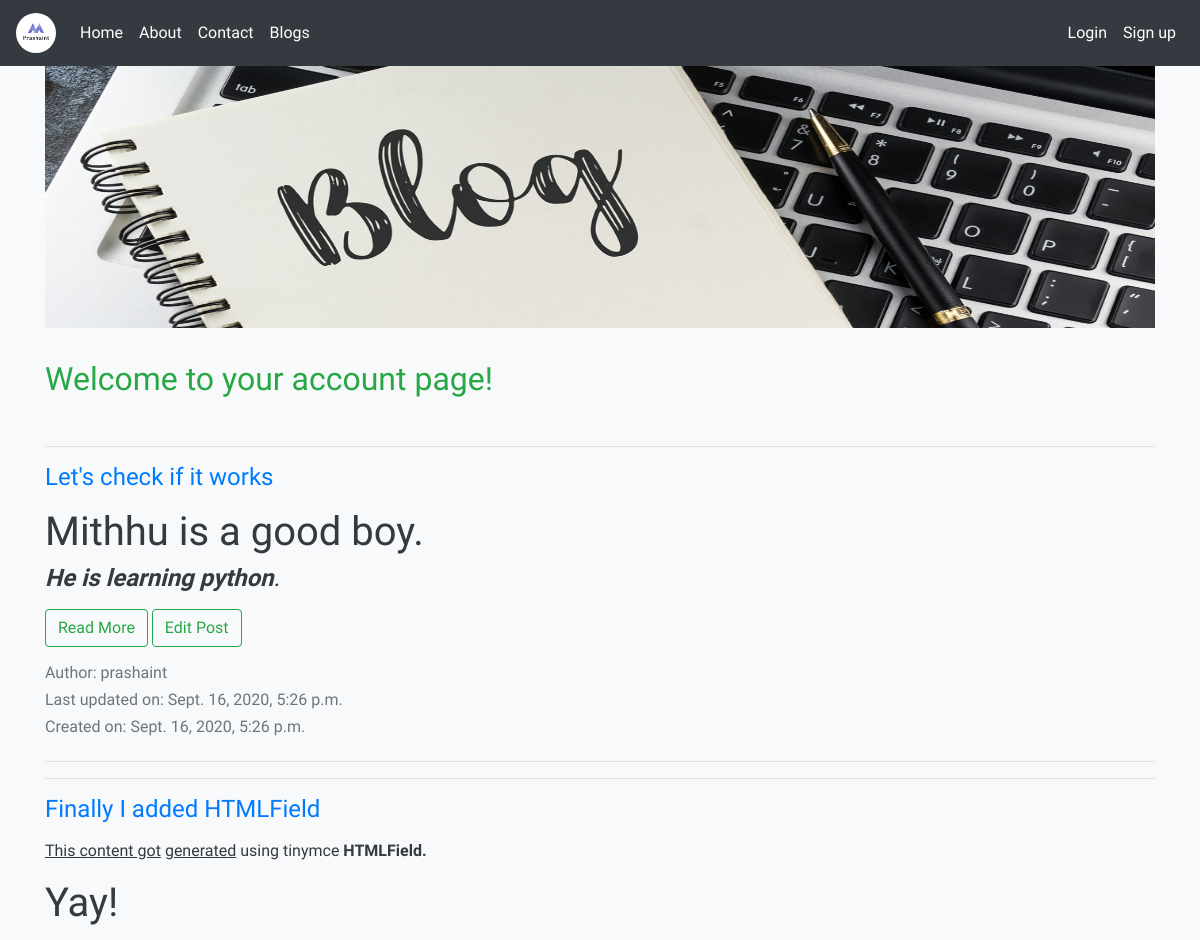
The app's page /blogs/curr_user_blogs/ (upper part), older data.
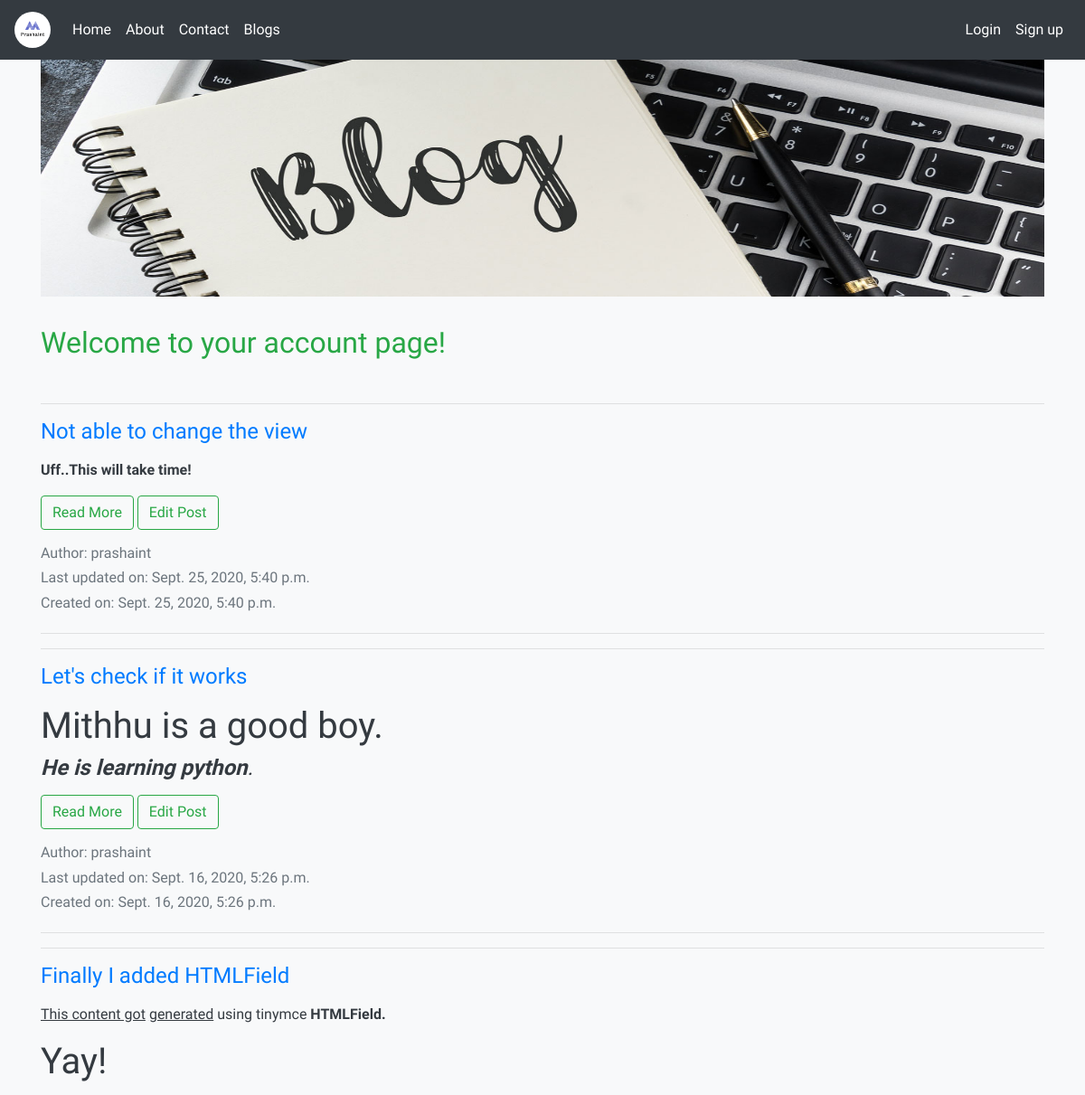
The same page, newer data.
### blogs/models.py (models this page shows, shortened)
class BlogPost(models.Model):
    title = models.CharField(max_length=200, unique=True)
    author = models.ForeignKey(User, on_delete=models.CASCADE, related_name='blog_author')
    updated_on = models.DateTimeField(auto_now=True)
    content = HTMLField()
    created_on = models.DateTimeField(auto_now_add=True)
    status = models.IntegerField(choices=STATUS, default=0)
    class Meta:
        ordering = ['-created_on']

### blogs/views.py (the view)
# urls.py: path('curr_user_blogs/', views.curr_user_blogs, name="curr_user_blogs"),
def curr_user_blogs(request):
	blogs = BlogPost.objects.all()
	return render(request, 'blogs/curr_user_blogs.html', {'blogs':blogs})

### blogs/templates/blogs/curr_user_blogs.html (shortened to what this page needs)
{% extends 'blogs/base.html' %}
{% block content %}
{% load static %}
  <div class="container marketing">
  <h2 class="text-success">Welcome {{ user.username }} to your account page!</h2><br>
{% for blog in blogs %}
<hr class="featurette-divider">
    <div class="row featurette">
      <div class="col-md-7">
        <a href="{% url 'blogs:details' blog.id %}"><h4>{{ blog.title }}</h4></a>
        <p class="lead">{{ blog.content | safe }}</p>
        <p><a class="btn btn-outline-success" href="{% url 'blogs:details' blog.id %}" role="button">Read More</a>
        <a class="btn btn-outline-success" href="{% url 'blogs:update_blog_post' blog.id %}" role="button">Edit Post</a>
        </p>
        <h6><span class="text-muted">Author: {{ blog.author }}</span></h6>
        <h6><span class="text-muted">Last updated on: {{ blog.updated_on }}</span></h6>
        <h6><span class="text-muted">Created on: {{ blog.created_on }}</span></h6>
      </div>
    </div>
    <hr class="featurette-divider">
{% endfor %}
  </div>
{% endblock %}

Row changes from the older to the newer data that the page shows:
added BlogPost: title "Not able to change the view", content "Uff..This will take time!", author "prashaint", updated_on "Sept. 25, 2020, 5:40 p.m.", created_on "Sept. 25, 2020, 5:40 p.m."
